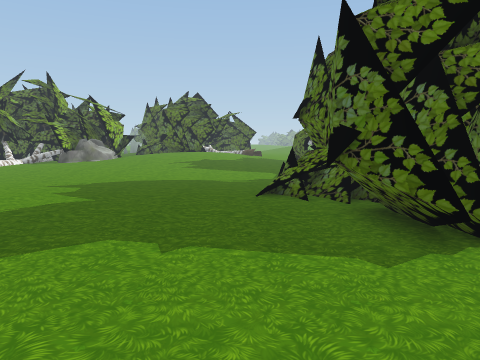
view 1 (above)

24 first-person views from a walk through a scene from a Unity 3-D project. The camera is 1.4 m above the floor, tilts 6° down and sees 70° across. Doors are open. The floor is counted in squares, 1 m on a side. Each view is taken from the middle of a square. On the plan, view 1 faces up. The plan holds only what a view shows up to about 15 squares ahead; the rest is blank. The place goes on beyond the plan. Some surface patterns are stand-ins.

view 2
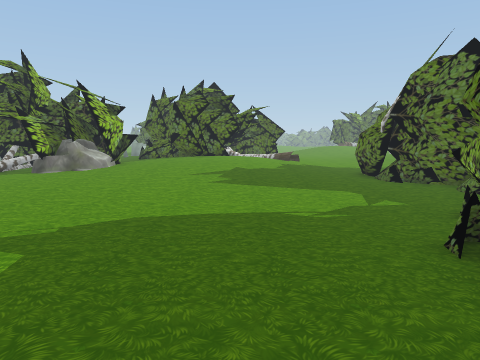

view 3
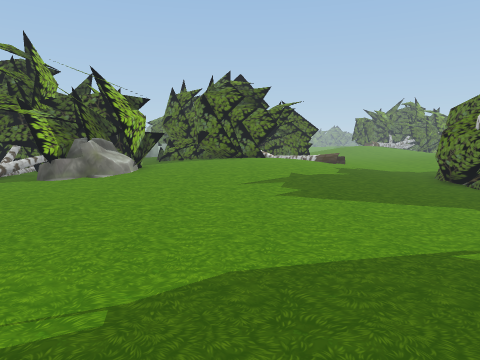

view 4
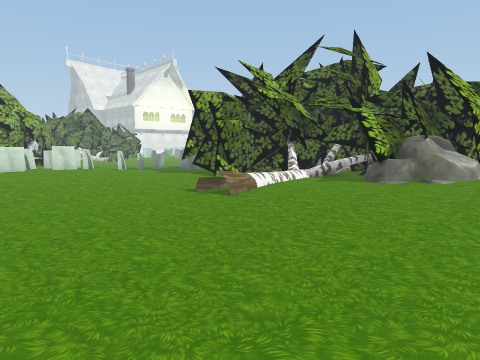

view 5
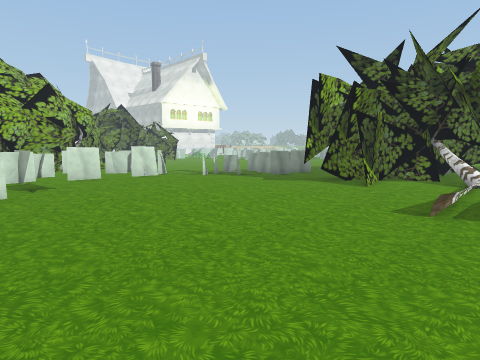

view 6
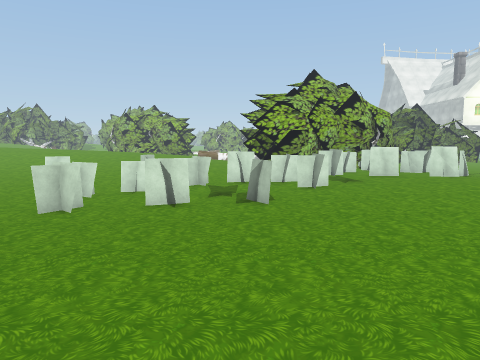

view 7
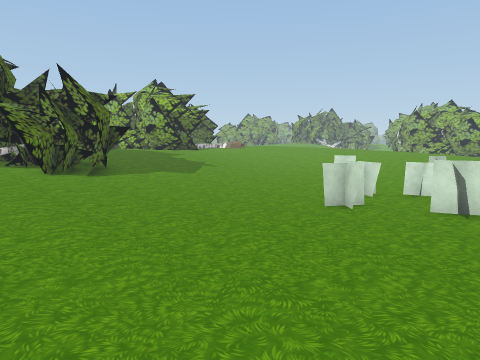

view 8
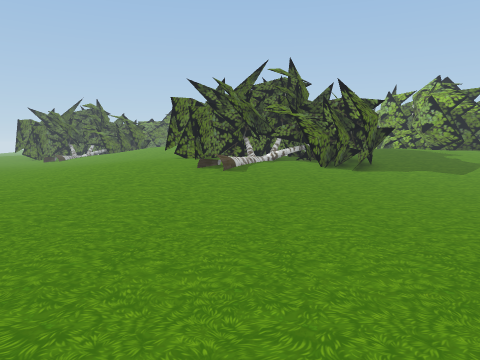

view 9
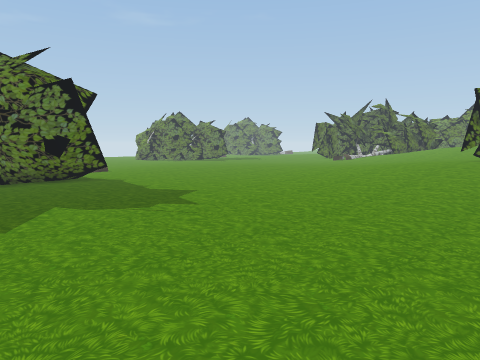

view 10
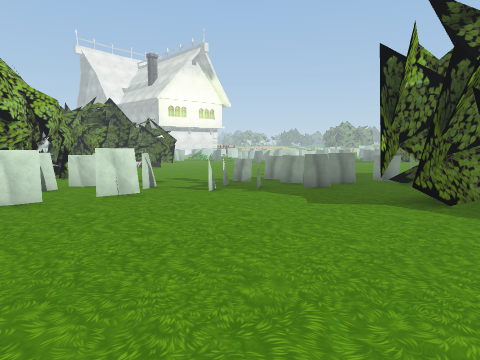

view 11
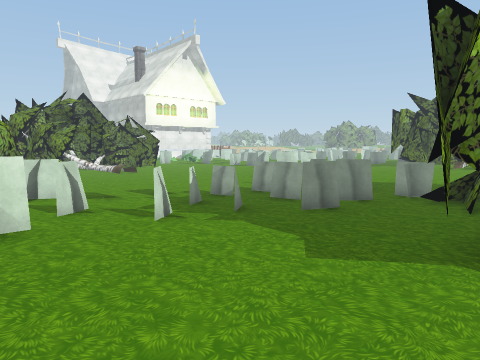

view 12
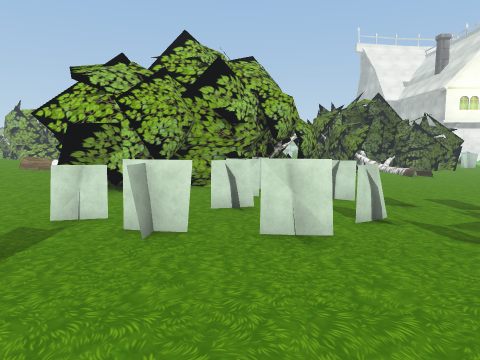

view 13
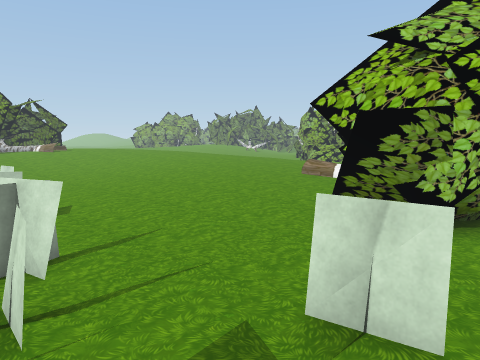

view 14
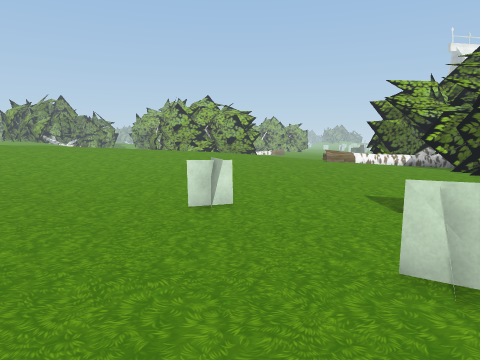

view 15
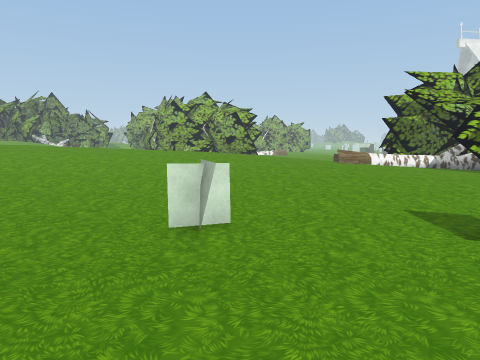

view 16
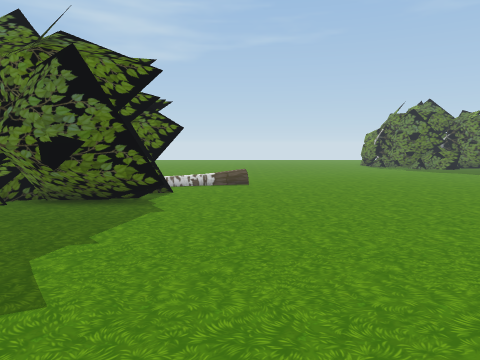

view 17
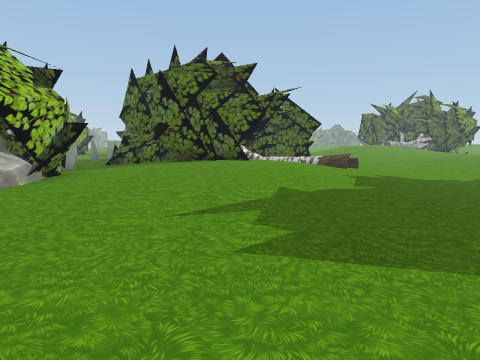

view 18
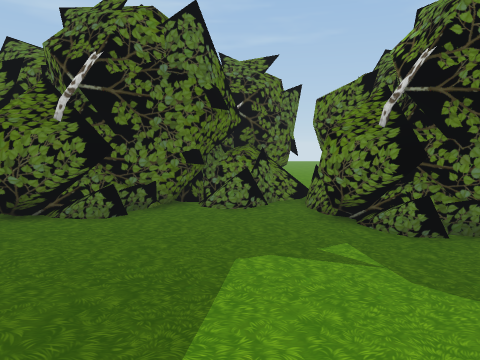

view 19
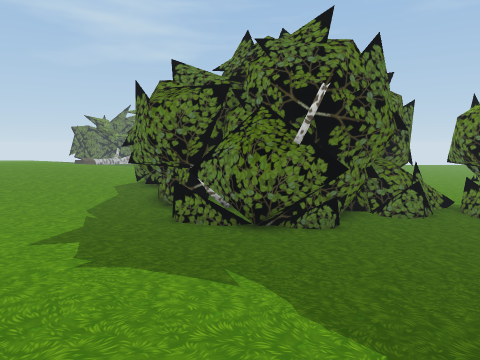

view 20
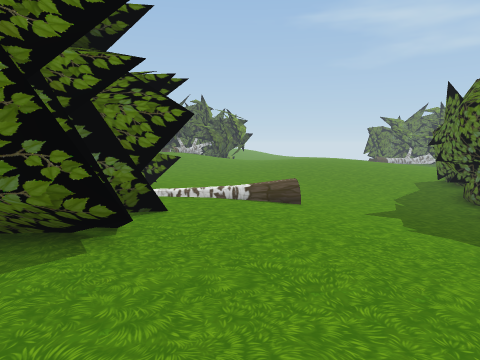

view 21
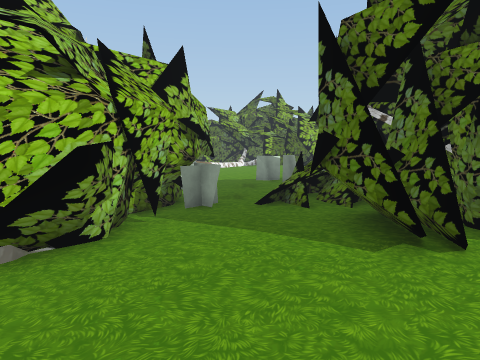

view 22
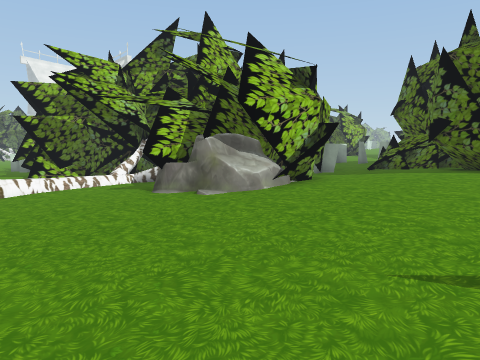

view 23
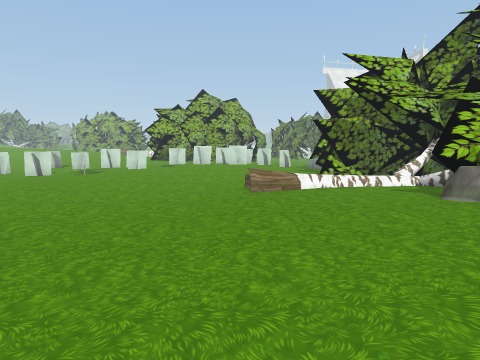

view 24
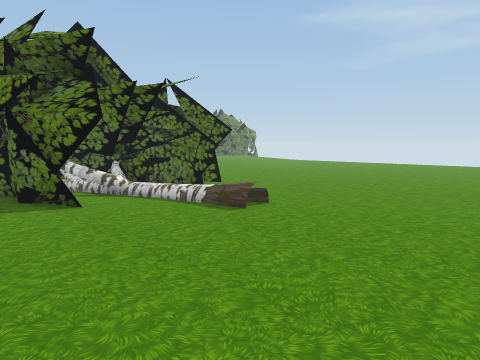

### Floor plan
Key: @ floor where view 1 was taken; # wall or solid block; . main floor; : floor 0.25 m higher than the main floor; - floor 0.25 m lower than the main floor; + floor 0.5 m higher than the main floor; * floor 0.75 m higher than the main floor; % floor 1 m higher than the main floor; & floor 1.25 m higher than the main floor; / step, stairs or slope; = window, fence, low wall or low ledge; O other object.
Columns run from 34 left of view 1 to 11 right of it. Each row starts with its distance up from view 1.
 29           ...         OO +&OOOO *O   ::::::::+
 28           ...         OO#++OOOOO*** +:::::::::
 27            ..=         OO+++O##OO*+O:::::.::::
 26             ..O      O OOO++*O#***++:::...O OO
 25 --    --#   #.O   OOOOOOOO++*****+++:::.OOO
 24 --- ----- #=..OO  O OOO O#O+*****++:::.OOOO
 23 -------#--#....OOOO#OOOOOOOO+***+++:::OOOO O
 22 ----------.=..OOO##OO#:OOOO+++++++:::OOOOO O
 21  ------ ..=...OOOO::O::OOO++++++++:::.OOO OO
 20   .............##O::/::::::+++++::::..OOO  O
 19      .=........O.O::/::::::::::::::....OO
 18 OO   =......::::.:..::::::::::::::......OOO OO
 17  OO   ....:::::::.../O.::::::::.........OOOOO
 16  OO#.##..=:::::::...//...::::............O OOO
 15   OO#..=::=::::::...................--OOOO  OO
 14 OO OO...:::::::::..................--OOOOO#O..
 13 OO OOO=.::#::::::..................--OOOOOOOO-
 12  O OOO..=::: :::....................-O     O
 11   OOOO......#......................OOO   O
 10  ::O O....#.=......................OOO OOOOOO
  9 O:O#:O........#........ ...........OOOOO#OOOOO
  8 ::O::::...=..=......................OOOO#O##OO
  7 :::::::.............................OO#O#O  OO
  6 +++:::::..#...#.....................OOO..OO  O
  5 +++:::::...#........................O#OO.
  4 ++++::::..#.--#-.....................#.O..
  3 ++++:::.....#--=-........................./ --
  2 ++++:::....------.......:::::.............//--
  1 *+++:::....-----.......:::::::..............--
  0 *+++:::.#....--......::::::::::...@.........--
 -1 **++:::.............:::::++:::::.............-
 -2 **++:::............::::++++++:::.............-
 -3 **+/:::..... ....:::::+//+++++:::  ..........
 -4 ***/+:::..   ://::OOO++/ +++++::::  ........
 -5 %**/+::::    ::::O#OO++  **++++:::    ......

Positions as (right, up) in squares from view 1, and headings:
1: (0, 0), facing up
2: (-2, 6), facing up
3: (-4, 9), facing up
4: (-6, 10), facing up-left
5: (-12, 9), facing up-left
6: (-11, 8), facing left
7: (-11, 8), facing down-left
8: (-11, 10), facing down
9: (-11, 10), facing down-right
10: (-16, 12), facing up-left
11: (-18, 15), facing up-left
12: (-19, 15), facing left
13: (-23, 13), facing down-left
14: (-18, 1), facing left
15: (-20, 1), facing left
16: (-6, 2), facing right
17: (-3, 14), facing up
18: (-3, 17), facing right
19: (-4, 22), facing right
20: (-6, 22), facing up-right
21: (-3, 22), facing up-left
22: (-3, 16), facing up-left
23: (-3, 16), facing left
24: (2, -4), facing up-right
